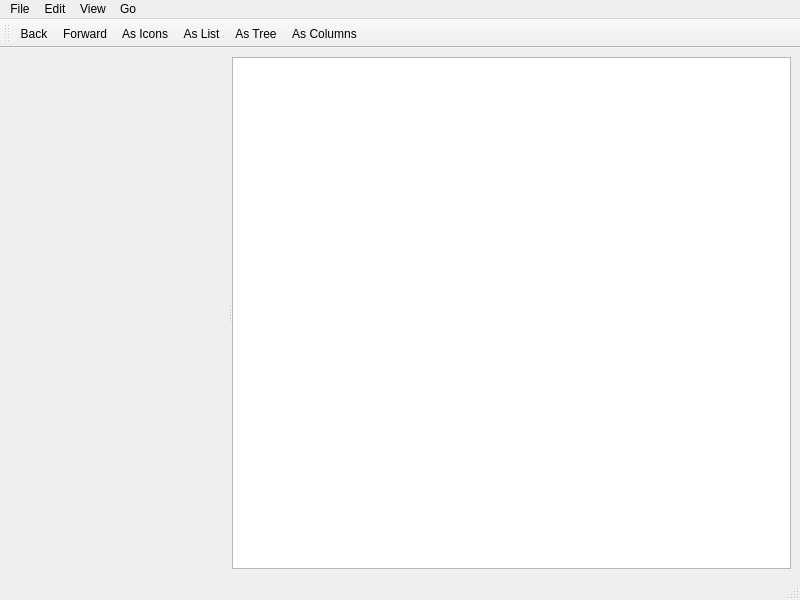
<?xml version="1.0" encoding="UTF-8"?>
<ui version="4.0">
 <class>MainWindow</class>
 <widget class="QMainWindow" name="MainWindow">
  <property name="geometry">
   <rect>
    <x>0</x>
    <y>0</y>
    <width>800</width>
    <height>600</height>
   </rect>
  </property>
  <property name="windowTitle">
   <string>Tracker</string>
  </property>
  <widget class="QWidget" name="centralwidget">
   <layout class="QHBoxLayout" name="horizontalLayout_4">
    <item>
     <widget class="QSplitter" name="splitter">
      <property name="orientation">
       <enum>Qt::Horizontal</enum>
      </property>
      <widget class="QNavBar" name="navbar"/>
      <widget class="QStackedWidget" name="stackedWidget">
       <property name="currentIndex">
        <number>0</number>
       </property>
       <widget class="QWidget" name="page">
        <layout class="QHBoxLayout" name="horizontalLayout">
         <property name="spacing">
          <number>0</number>
         </property>
         <property name="margin">
          <number>0</number>
         </property>
         <item>
          <widget class="QListView" name="listView">
           <property name="editTriggers">
            <set>QAbstractItemView::EditKeyPressed</set>
           </property>
           <property name="dragEnabled">
            <bool>true</bool>
           </property>
           <property name="selectionMode">
            <enum>QAbstractItemView::ExtendedSelection</enum>
           </property>
           <property name="iconSize">
            <size>
             <width>48</width>
             <height>48</height>
            </size>
           </property>
           <property name="textElideMode">
            <enum>Qt::ElideMiddle</enum>
           </property>
           <property name="movement">
            <enum>QListView::Snap</enum>
           </property>
           <property name="isWrapping" stdset="0">
            <bool>true</bool>
           </property>
           <property name="spacing">
            <number>10</number>
           </property>
           <property name="viewMode">
            <enum>QListView::IconMode</enum>
           </property>
           <property name="uniformItemSizes">
            <bool>true</bool>
           </property>
           <property name="selectionRectVisible">
            <bool>true</bool>
           </property>
          </widget>
         </item>
        </layout>
       </widget>
       <widget class="QWidget" name="page_2">
        <layout class="QHBoxLayout" name="horizontalLayout_2">
         <property name="spacing">
          <number>0</number>
         </property>
         <property name="margin">
          <number>0</number>
         </property>
         <item>
          <widget class="QTreeView" name="treeView">
           <property name="editTriggers">
            <set>QAbstractItemView::EditKeyPressed</set>
           </property>
           <property name="dragEnabled">
            <bool>true</bool>
           </property>
           <property name="alternatingRowColors">
            <bool>true</bool>
           </property>
           <property name="selectionMode">
            <enum>QAbstractItemView::ExtendedSelection</enum>
           </property>
           <property name="textElideMode">
            <enum>Qt::ElideMiddle</enum>
           </property>
           <property name="uniformRowHeights">
            <bool>true</bool>
           </property>
           <property name="sortingEnabled">
            <bool>true</bool>
           </property>
           <property name="animated">
            <bool>true</bool>
           </property>
           <property name="expandsOnDoubleClick">
            <bool>false</bool>
           </property>
          </widget>
         </item>
        </layout>
       </widget>
       <widget class="QWidget" name="page_3">
        <layout class="QHBoxLayout" name="horizontalLayout_3">
         <property name="spacing">
          <number>0</number>
         </property>
         <property name="margin">
          <number>0</number>
         </property>
         <item>
          <widget class="QColumnView" name="columnView">
           <property name="editTriggers">
            <set>QAbstractItemView::EditKeyPressed</set>
           </property>
           <property name="dragEnabled">
            <bool>true</bool>
           </property>
           <property name="alternatingRowColors">
            <bool>true</bool>
           </property>
          </widget>
         </item>
        </layout>
       </widget>
      </widget>
     </widget>
    </item>
   </layout>
  </widget>
  <widget class="QMenuBar" name="menubar">
   <property name="geometry">
    <rect>
     <x>0</x>
     <y>0</y>
     <width>800</width>
     <height>27</height>
    </rect>
   </property>
   <widget class="QMenu" name="menuFile">
    <property name="title">
     <string>File</string>
    </property>
    <addaction name="actionNew_Window"/>
    <addaction name="actionNew_Tab"/>
    <addaction name="separator"/>
    <addaction name="actionNew_Folder"/>
    <addaction name="actionNew_Smart_Folder"/>
    <addaction name="actionNew_Burning_Folder"/>
    <addaction name="separator"/>
    <addaction name="actionOpen"/>
    <addaction name="actionOpen_With"/>
    <addaction name="actionPrint"/>
    <addaction name="separator"/>
    <addaction name="actionClose"/>
    <addaction name="separator"/>
    <addaction name="actionGet_Information"/>
    <addaction name="separator"/>
    <addaction name="actionCompress"/>
    <addaction name="separator"/>
    <addaction name="actionDuplicate"/>
    <addaction name="actionCreate_Alias"/>
    <addaction name="separator"/>
    <addaction name="actionMove_to_Trash"/>
    <addaction name="actionEject"/>
    <addaction name="actionBurn"/>
    <addaction name="separator"/>
    <addaction name="actionSearch"/>
   </widget>
   <widget class="QMenu" name="menuEdit">
    <property name="title">
     <string>Edit</string>
    </property>
    <addaction name="actionUndo"/>
    <addaction name="actionRedo"/>
    <addaction name="separator"/>
    <addaction name="actionCut"/>
    <addaction name="actionCopy"/>
    <addaction name="actionPaste"/>
    <addaction name="actionSelect_All"/>
   </widget>
   <widget class="QMenu" name="menuView">
    <property name="title">
     <string>View</string>
    </property>
    <addaction name="actionAs_Icons"/>
    <addaction name="actionAs_List"/>
    <addaction name="actionAs_Tree"/>
    <addaction name="actionAs_Columns"/>
    <addaction name="separator"/>
    <addaction name="actionRearrange"/>
   </widget>
   <widget class="QMenu" name="menuGo">
    <property name="title">
     <string>Go</string>
    </property>
    <addaction name="actionBack"/>
    <addaction name="actionForward"/>
    <addaction name="actionFolder"/>
    <addaction name="separator"/>
    <addaction name="actionComputer"/>
   </widget>
   <addaction name="menuFile"/>
   <addaction name="menuEdit"/>
   <addaction name="menuView"/>
   <addaction name="menuGo"/>
  </widget>
  <widget class="QStatusBar" name="statusbar"/>
  <widget class="QToolBar" name="toolBar">
   <property name="windowTitle">
    <string>toolBar</string>
   </property>
   <property name="toolButtonStyle">
    <enum>Qt::ToolButtonFollowStyle</enum>
   </property>
   <attribute name="toolBarArea">
    <enum>TopToolBarArea</enum>
   </attribute>
   <attribute name="toolBarBreak">
    <bool>false</bool>
   </attribute>
   <addaction name="actionBack"/>
   <addaction name="actionForward"/>
   <addaction name="actionAs_Icons"/>
   <addaction name="actionAs_List"/>
   <addaction name="actionAs_Tree"/>
   <addaction name="actionAs_Columns"/>
  </widget>
  <action name="actionNew_Window">
   <property name="text">
    <string>New Window</string>
   </property>
   <property name="shortcut">
    <string>Meta+N</string>
   </property>
  </action>
  <action name="actionNew_Tab">
   <property name="text">
    <string>New Tab</string>
   </property>
   <property name="shortcut">
    <string>Meta+T</string>
   </property>
  </action>
  <action name="actionNew_Folder">
   <property name="text">
    <string>New Folder</string>
   </property>
  </action>
  <action name="actionNew_Smart_Folder">
   <property name="text">
    <string>New Smart Folder</string>
   </property>
  </action>
  <action name="actionNew_Burning_Folder">
   <property name="text">
    <string>New Burning Folder</string>
   </property>
  </action>
  <action name="actionOpen">
   <property name="text">
    <string>Open</string>
   </property>
   <property name="shortcut">
    <string>Meta+O</string>
   </property>
  </action>
  <action name="actionOpen_With">
   <property name="text">
    <string>Open With</string>
   </property>
  </action>
  <action name="actionPrint">
   <property name="text">
    <string>Print</string>
   </property>
   <property name="shortcut">
    <string>Ctrl+P</string>
   </property>
  </action>
  <action name="actionClose">
   <property name="text">
    <string>Close</string>
   </property>
   <property name="shortcut">
    <string>Ctrl+W</string>
   </property>
  </action>
  <action name="actionGet_Information">
   <property name="text">
    <string>Get Information</string>
   </property>
  </action>
  <action name="actionCompress">
   <property name="text">
    <string>Compress</string>
   </property>
  </action>
  <action name="actionDuplicate">
   <property name="text">
    <string>Duplicate</string>
   </property>
  </action>
  <action name="actionCreate_Alias">
   <property name="text">
    <string>Create Alias</string>
   </property>
  </action>
  <action name="actionMove_to_Trash">
   <property name="text">
    <string>Move to Trash</string>
   </property>
  </action>
  <action name="actionEject">
   <property name="text">
    <string>Eject</string>
   </property>
  </action>
  <action name="actionBurn">
   <property name="text">
    <string>Burn...</string>
   </property>
  </action>
  <action name="actionSearch">
   <property name="text">
    <string>Search</string>
   </property>
  </action>
  <action name="actionUndo">
   <property name="text">
    <string>Undo</string>
   </property>
  </action>
  <action name="actionRedo">
   <property name="text">
    <string>Redo</string>
   </property>
  </action>
  <action name="actionCut">
   <property name="text">
    <string>Cut</string>
   </property>
  </action>
  <action name="actionCopy">
   <property name="text">
    <string>Copy</string>
   </property>
  </action>
  <action name="actionPaste">
   <property name="text">
    <string>Paste</string>
   </property>
  </action>
  <action name="actionSelect_All">
   <property name="text">
    <string>Select All</string>
   </property>
  </action>
  <action name="actionAs_Icons">
   <property name="text">
    <string>As Icons</string>
   </property>
  </action>
  <action name="actionAs_List">
   <property name="text">
    <string>As List</string>
   </property>
  </action>
  <action name="actionAs_Columns">
   <property name="text">
    <string>As Columns</string>
   </property>
  </action>
  <action name="actionRearrange">
   <property name="text">
    <string>Rearrange</string>
   </property>
  </action>
  <action name="actionBack">
   <property name="text">
    <string>Back</string>
   </property>
  </action>
  <action name="actionForward">
   <property name="text">
    <string>Forward</string>
   </property>
  </action>
  <action name="actionFolder">
   <property name="text">
    <string>Folder</string>
   </property>
  </action>
  <action name="actionComputer">
   <property name="text">
    <string>Computer</string>
   </property>
  </action>
  <action name="actionAs_Tree">
   <property name="text">
    <string>As Tree</string>
   </property>
  </action>
 </widget>
 <customwidgets>
  <customwidget>
   <class>QNavBar</class>
   <extends>QWidget</extends>
   <header>QubeGui/QNavBar</header>
  </customwidget>
 </customwidgets>
 <resources/>
 <connections/>
</ui>
